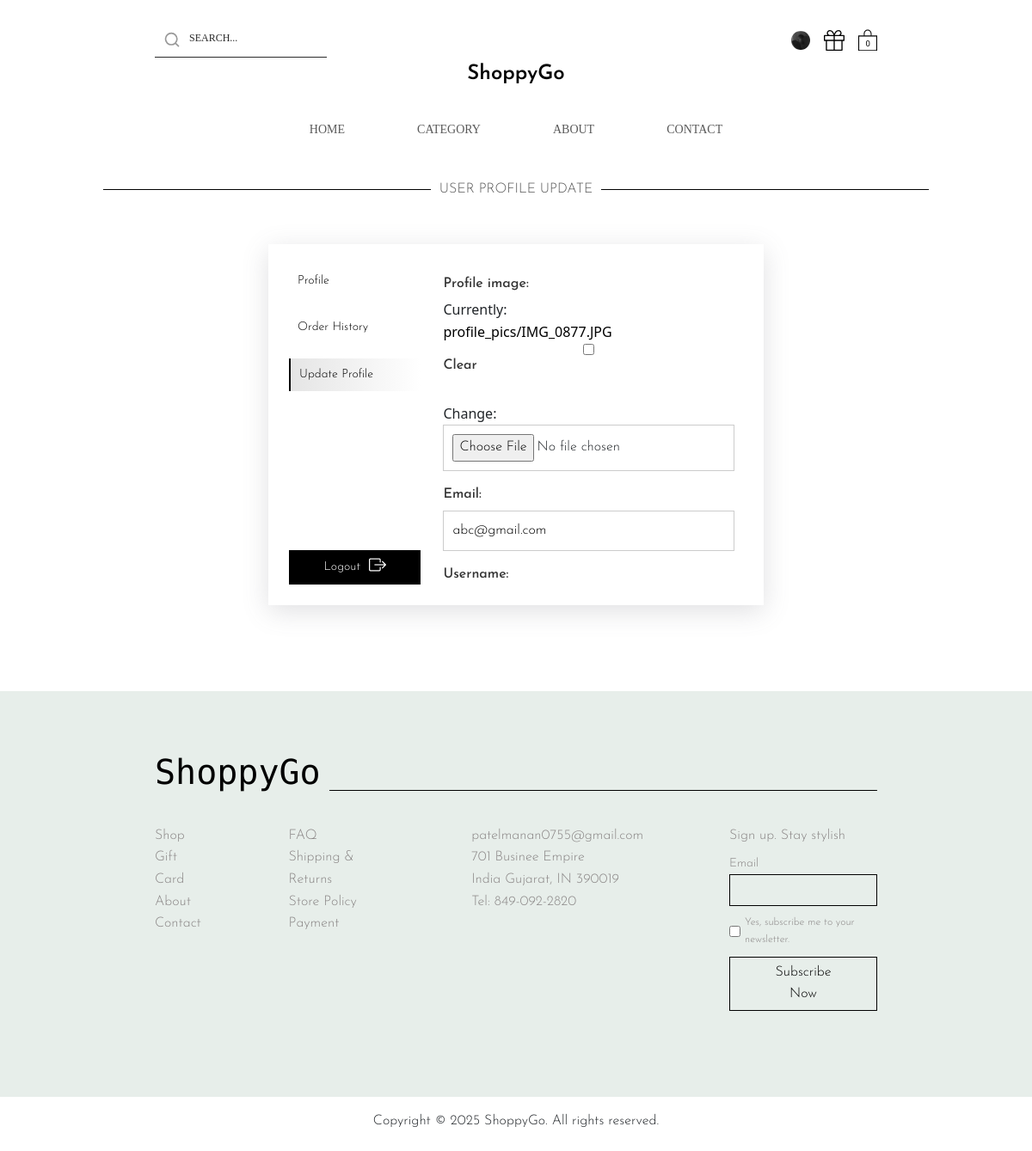
Screenshot of /update-profile/1 (signed in) with the database file from the repository.
### ShoppyGo/models.py (models this page shows, shortened)
class CustomUser(AbstractUser):
    email = models.EmailField(unique=True)
    phone_number = models.CharField(max_length=15, unique=True, null=True, blank=True)
    date_of_birth = models.DateField(null=True, blank=True)
    profile_image = models.ImageField(upload_to='profile_pics/', null=True, blank=True)
    USERNAME_FIELD = 'email'
    REQUIRED_FIELDS = ['username']

### ShoppyGo/views.py (the view)
# urls.py: path('update-profile/<int:id>', views.update_profile, name='update_profile'),
def update_profile(request, id):
    user = get_object_or_404(CustomUser, id=id)
    if user != request.user:
        return redirect("profile", id=user.id)  # Prevent unauthorized access
    if request.method == "POST":
        form = ProfileUpdateForm(request.POST, request.FILES, instance=user)
        if form.is_valid():
            form.save()
            return redirect("profile", id=user.id)  # Redirect to updated profile
    else:
        form = ProfileUpdateForm(instance=user)
    return render(request, 'update_profile.html', {"form": form, "user": user})

### ShoppyGo/forms.py
class ProfileUpdateForm(forms.ModelForm):
    class Meta:
        model = CustomUser
        fields = ['profile_image', 'email', 'username', 'phone_number', 'date_of_birth']

### ShoppyGo/cart_context.py (called while the page is built)
def cart_count(request):
    cart_items = []
    total_price = 0
    total_items = 0
    if request.user.is_authenticated:
        cart_items = Cart.objects.filter(user=request.user)
        total_price = sum(item.product.price * item.quantity for item in cart_items)
        total_items = sum(item.quantity for item in cart_items)
    return {
        "cart_items": cart_items,
        "total_price": total_price,
        "cart_item_count": total_items
    }

### templates/update_profile.html (shortened to what this page needs)
{% extends 'layout.html' %}
{% load static %}
{% block content %}
<link rel="stylesheet" href="{% static 'css/user_profile.css' %}">
    <div class="divider">
        <span class="fw-light">USER PROFILE UPDATE</span>
    </div>
    <section class="profile">
        <div class="cprofile">
            <div class="borderr d-flex p-4  gap-3">
                <div class="veer">
                    <div class="qq d-flex flex-column gap-3">
                        <a href="{%url 'profile' user.id%}" >Profile</a>
                        <a href="{%url 'order_history_view' %}">Order History</a>
                        <a class="active" href="{%url 'update_profile' user.id  %}">Update Profile</a>
                    </div>
                    <div class="w-100 d-flex justify-content-end">
                        <form method="post"" action="{% url 'logout' %}">
                        <button class="logg" type="submit">Logout
                            <i class="bi bi-box-arrow-right"></i>
                        </button>
                        </form>
                    </div>
                </div>
                <div class="mo d-flex flex-column align-items-center justify-content-start gap-4">
                    <form class="w-100" method="post" action="{% url 'update_profile' user.id %}" enctype="multipart/form-data">
                        {{ form.as_p }}
                    </form>
                </div>
            </div>
        </div>
</section>
{% endblock %}

### templates/layout.html (shortened to what this page needs)
{% load static %}
<!doctype html>
<html lang="en">
  <head>
    <link href="https://cdn.jsdelivr.net/npm/bootstrap@5.3.3/dist/css/bootstrap.min.css" rel="stylesheet">
    <link rel="stylesheet" href="{% static 'css/home4.css' %}">
    <link rel="stylesheet" href="{% static 'css/layout4.css' %}">
    <link rel="stylesheet" href="https://cdn.jsdelivr.net/npm/bootstrap-icons/font/bootstrap-icons.css">
    <link rel="stylesheet" href="https://cdnjs.cloudflare.com/ajax/libs/aos/2.3.4/aos.css">
    <link rel="stylesheet" href="https://cdnjs.cloudflare.com/ajax/libs/font-awesome/6.5.1/css/all.min.css">
  </head>
  <body>
    <section class="navbar d-flex flex-column justify-content-center mt-3">
        <div class="top d-flex justify-content-between align-items-center">
          <div class="d-flex flex-column">
              <form method="GET" action="{% url 'home' %}" id="search-form">
                <div class="ui-input-container">
                    <input
                        placeholder="SEARCH..."
                        class="ui-input"
                        type="text"
                        name="query"
                        value="{{ query }}"
                        oninput="searchProducts()"
                        id="search-bar"
                        onfocus="showSearchResults()"
                        autocomplete="off"
                    />
                    <div class="ui-input-icon">
                        <svg xmlns="http://www.w3.org/2000/svg" fill="none" viewBox="0 0 24 24">
                            <path
                                stroke-linejoin="round"
                                stroke-linecap="round"
                                stroke-width="2"
                                stroke="currentColor"
                                d="M21 21L16.65 16.65M19 11C19 15.4183 15.4183 19 11 19C6.58172 19 3 15.4183 3 11C3 6.58172 6.58172 3 11 3C15.4183 3 19 6.58172 19 11Z"
                            ></path>
                        </svg>
                    </div>
                </div>
            </form>
          </div>
          <div class="login d-flex align-items-center gap-3 ">
            <div class="authentication d-flex gap-2 align-items-center">
              {% if user.is_authenticated %}
                <a href="{% url 'profile' user.id %}">
                  {% if user.profile_image %}
                      <img class="rounded-circle" src="{{ user.profile_image.url }}" width="22" height="22" alt="Profile Image">
                  {% endif %}
                </a>
                {% else %}
                <button type="submit" class="lo">
                  <a href="{% url 'login' %}">
                    Log In </a>
                  </button>
                {% endif %}
            </div>
            <a href="{% url 'gift' %}">
             </a>
            <a href="{% url 'cart_view' %}" class="" type="button">
            <svg xmlns="http://www.w3.org/2000/svg" version="1.1" width="22" height="26.2" viewBox="0 0 164.9 196.4" preserveAspectRatio="xMinYMax meet" data-hook="svg-icon-9">
              <text x="84" y="131" dy=".35em" text-anchor="middle" class="uxskpx M846Y_" data-hook="items-count" font-size="70">{{cart_item_count}}</text>
              <path d="M81.9 11.5c-18.8 0-34.1 16-34.1 35.7v18.1h7.8V47.2c0-15.4 11.8-27.9 26.4-27.9 14.5 0 26.4 12.5 26.4 27.9v18.1h6.6V64h1.1V47.2c-.1-19.7-15.4-35.7-34.2-35.7z"></path>
              <path d="M156.9 70.5v118H8v-118h148.9m8-8H0v134h164.9v-134z"></path>
            </svg></a>
          </div>
        </div>
        <div class="mid text-center">
            <p><a class="fs-4 fw-semibold text-black" href="{% url 'home' %}">ShoppyGo</a></p>
        </div>
        <div class="low">
          <nav class="navbar navbar-expand-lg ">
                <div class="navbar-nav gap-5">
                  <a class="nav-link" aria-current="page" href="{% url 'home' %}">HOME</a>
                  <a class="nav-link" href="{% url 'category' %}">CATEGORY</a>
                  <a class="nav-link" href="{% url 'about' %}">ABOUT</a>
                  <a class="nav-link" href="{% url 'contact' %}">CONTACT</a>
                </div>
          </nav>
        </div>
    </section>
    <div class="full">
        {% block content %}
        {% endblock  %}
    </div>
    <section class="footer">
    <div class="subFooter">
      <div class="up d-flex ">
        <h1>ShoppyGo</h1>
      </div>
      <div class="down">
          <div class="lefty d-flex flex-column">
            <a href="{% url 'shopAll' %}">Shop</a>
            <a href="{% url 'gift' %}">Gift Card</a>
            <a href="{% url 'about' %}">About</a>
            <a href="{% url 'contact' %}">Contact</a>
          </div>
          <div class="mid d-flex flex-column">
              <a href="#">FAQ</a>
              <a href="#">Shipping & Returns</a>
              <a href="#">Store Policy</a>
              <a href="#">Payment</a>
          </div>
          <div class="right d-flex flex-column">
                <a href="#">patelmanan0755@gmail.com</a>
                <p>
                  701 Businee Empire  <br>
                  India Gujarat, IN 390019  <br>
                  Tel: 849-092-2820
                </p>
          </div>
          <div class="rig">
          <p>Sign up. Stay stylish</p>
          <label for="inputEmail4" >Email</label><br>
          <input type="email" class="w-100" id="inputEmail4">
          <div class="rr"><input type="checkbox"><span>Yes, subscribe me to your newsletter.</span></div>
          <button>Subscribe Now</button>
          </div>
    </div>
    </section>
    <div class="copyright d-flex justify-content-center p-2 mt-2">
    <p>Copyright © 2025 ShoppyGo. All rights reserved.</p>
    </div>
  </body>
</html>

### static/css/home4.css (style rules this page uses)
:root { --hover : #926402; }
body { margin: 0; padding: 0; line-height: 1.6; }
.navbar { width: 100%; }
.top { width: 70%; }
.footer { width: 100%; display: flex; justify-content: center; background-color: #e7eeea; }
.ui-input-container { position: relative; }
.ui-input { width: 100%; padding: 10px 10px 10px 40px; font-size: 14px; border: none; border-bottom: 1px solid #000000d4; outline: none; background-color: transparent; transition: border-color 0.3s; }
.ui-input-container input::placeholder { font-size: 12px; font-family: proxima; color: rgba(0, 0, 0, 0.839); }
.ui-input-icon { position: absolute; left: 10px; top: 50%; transform: translateY(-50%); color: #999; transition: color 0.3s; }
.ui-input-icon svg { width: 20px; height: 20px; }
form button { font-size: 12px; background-color: transparent; border: none; }
.mid p { font-family: "Nova Mono", serif; }
.navbar-nav a { font-family: proxima; font-size: 14px; padding: 10px; margin: 0px 10px; }
.divider { display: flex; align-items: center; text-align: center; width: 80%; margin: 20px auto; }
.divider span { font-family: "Josefin Sans", serif; }
.divider::before, .divider::after { content: ""; flex: 1; border-bottom: 1px solid #000000; }
.divider span { padding: 0 10px; font-weight: bold; color: #555; }
.subFooter { width: 70%; display: flex; flex-direction: column; margin-top: 50px; gap: 10px; }
.down { display: flex; gap: 100px; margin-bottom: 100px; }
.up { display: flex; justify-content: flex-start; width: 100%; margin: 20px auto; }
.up::after { content: ""; flex: 1; border-bottom: 1px solid #000000; margin-bottom: 10px; }
.up h1 { padding-right: 10px; font-family: "Nova Mono", serif; color: #000000; }
.down a, .mid a, .right a { font-family: "Josefin Sans", serif; font-weight: 300; text-decoration: none; color: #8a8686; }
.right p { font-family: "Josefin Sans", serif; font-weight: 300; color: #8a8686; }
.rig p { font-family: "Josefin Sans", serif; font-weight: 300; margin-bottom: 5px; color: #8a8686; }
.rig label { font-family: "Josefin Sans", serif; font-weight: 300; color: #8a8686; font-size: 14px; }
.rig input { font-family: "Josefin Sans", serif; font-weight: 300; background-color: transparent; outline: none; padding: 5px; border: 1px solid black; }
.rig .rr { display: flex; gap: 5px; margin: 10px 0px; }
.rig .rr span { font-family: "Josefin Sans", serif; font-weight: 300; font-size: 12px; color: #8a8686; }
.rig button { background-color: transparent; font-family: "Josefin Sans", serif; font-weight: 300; padding: 5px 35px; width: 100%; border: 1px solid black; }
.copyright p { font-family: "Josefin Sans", serif; font-weight: 300; }

### static/css/layout4.css (style rules this page uses)
.ui-input-container { position: relative; display: flex; align-items: center; width: 100%; transition: width 0.3s ease-in-out; }
a { text-decoration: none; color: black; }

### static/css/user_profile.css (style rules this page uses)
.profile { width: 100%; display: flex; justify-content: center; margin-top: 50px; margin-bottom: 100px; }
.borderr { box-shadow: rgba(100, 100, 111, 0.2) 0px 7px 29px 0px; width: 60%; height: 420px; }
.cprofile { width: 80%; display: flex; justify-content: center; }
.veer { width: 30%; display: flex; flex-direction: column; justify-content: space-between; }
.qq a { color: rgb(0, 0, 0); padding: 8px 10px; font-size: 14px; font-family: "Josefin Sans", serif; font-weight: 300; }
.qq .active { border-left: 2px solid black; background: rgb(2,0,36); background: linear-gradient(90deg, rgba(2,0,36,1) 0%, rgba(0,0,0,0.1) 0%, rgba(255,255,255,1) 100%); }
.mo { width: 70%; padding: 10px; overflow-y: scroll; }
.w-100 form { width: 100%; background-color: black; display: flex; justify-content: center; }
.logg { display: flex; justify-content: center; align-items: center; background-color: black; color: white; padding: 4px 0px; gap: 10px ; font-size: 14px; font-family: "Josefin Sans", serif; font-weight: 300; }
.logg i { font-size: 20px; }
form { display: flex; flex-direction: column; }
form p { display: flex; flex-direction: column; margin-bottom: 15px; }
form label { font-family: "Josefin Sans", serif; font-weight: 500; margin-bottom: 5px; color: #333; }
form input, form select { width: 100%; padding: 10px; font-size: 16px; font-family: "Josefin Sans", serif; font-weight: 300; border: 1px solid #ccc; transition: border 0.3s ease-in-out; }

### rows the page displays
CustomUser: profile_image (picture), email "abc@gmail.com"

### other values shown
{{ cart_item_count }} "0"
